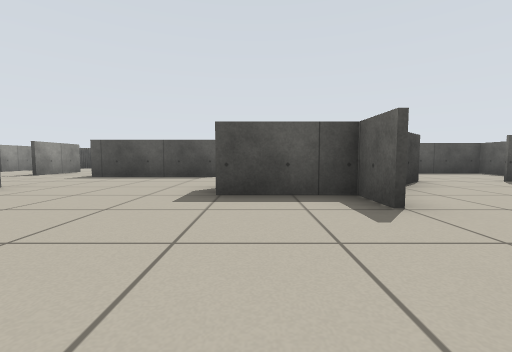
view 1 (above)

17 first-person views from a walk through a world built for the Player/Stage simulator. The camera is 0.51 m above the floor, tilts 4° down and sees 90° across. The lines on the ground mark 1 m squares. The floor is counted in squares, 1 m on a side. Each view is taken from the middle of a square. On the plan, view 1 faces up. The plan holds only what a view shows up to about 9 squares ahead; the rest is blank. The robots in the file are not drawn.

view 2
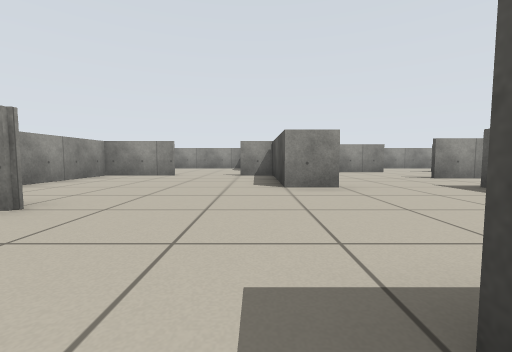

view 3
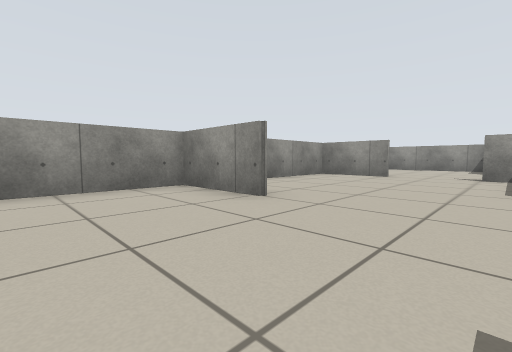

view 4
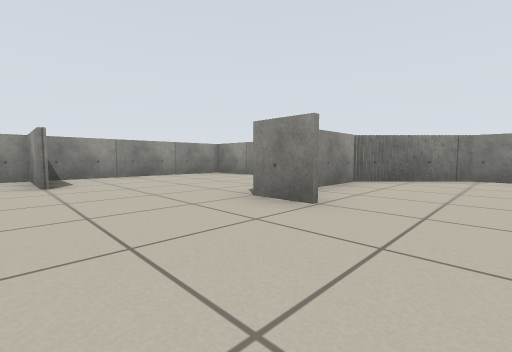

view 5
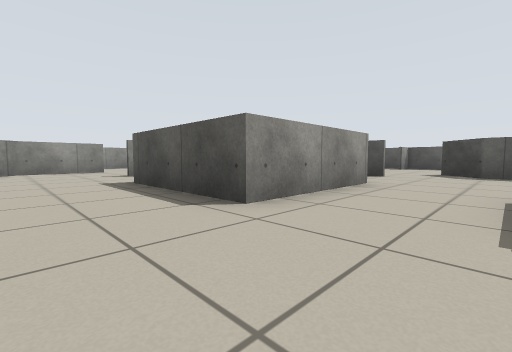

view 6
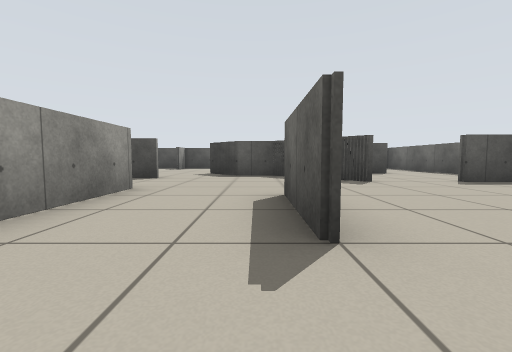

view 7
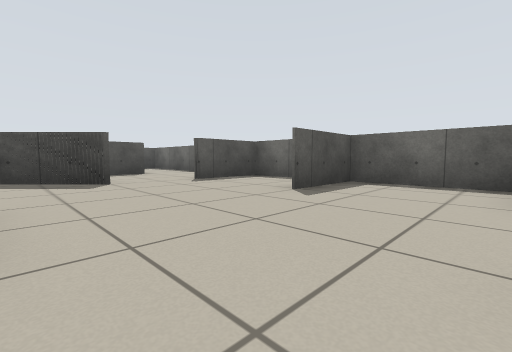

view 8
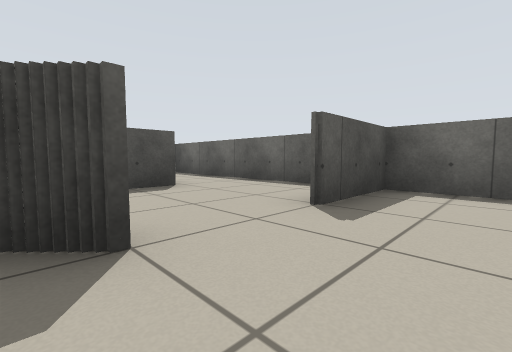

view 9
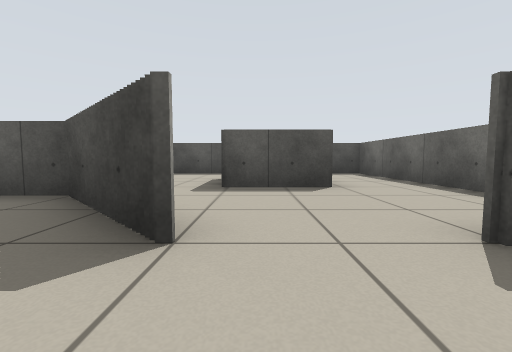

view 10
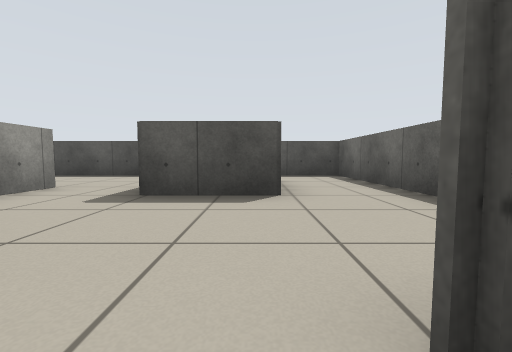

view 11
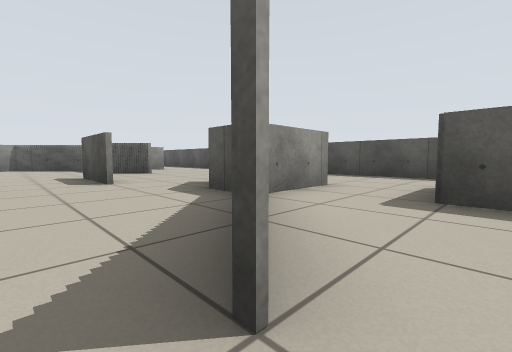

view 12
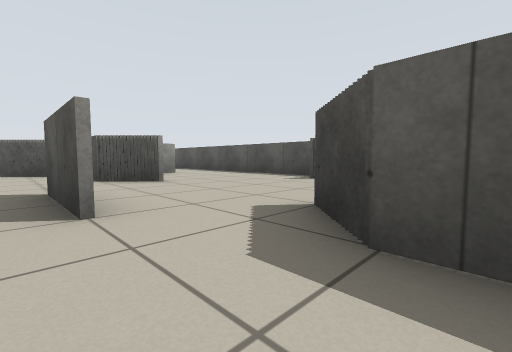

view 13
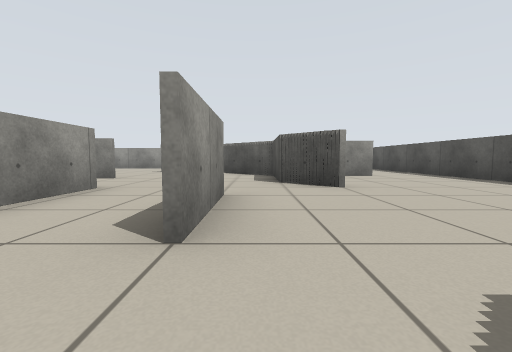

view 14
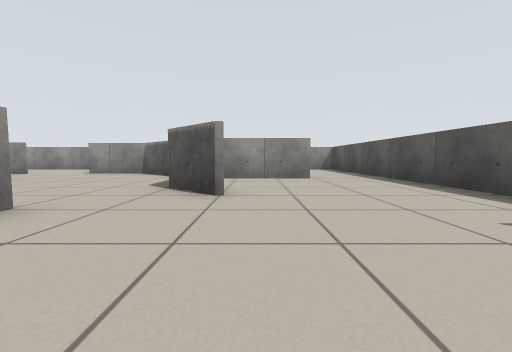

view 15
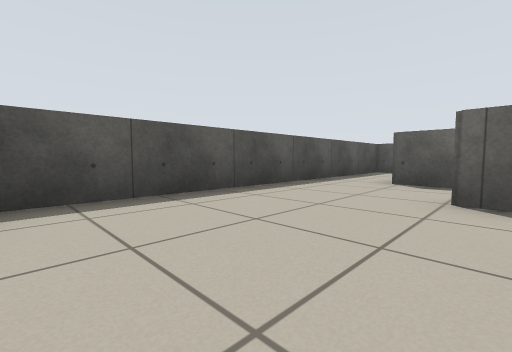

view 16
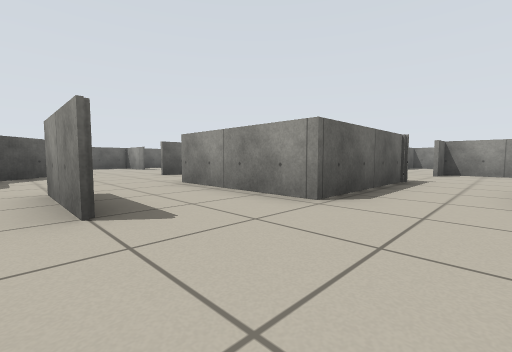

view 17
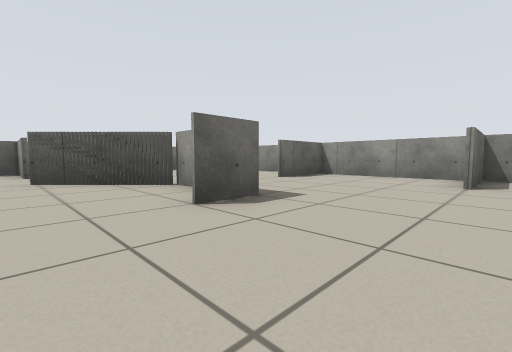

### Floor plan
Ten units are one square. View 1 is at (0, 0); x grows to the right and y downward. Boxes are objects, and circles mark ways between rooms. Rooms are numbered by the first view taken in them; rooms with no view inside come last. Other rooms are left out.
<svg viewBox="-97 -189 177 209">
<path fill="none" stroke="#000" d="M-45 -45 -45 -35 -71 -35M-25 -8 -25 15M9 -36 18 -36M-26 14 -26 -8M14 -25 14 -35 -6 -35 -6 -45M-75 -39 -75 -25M-78 -36 -46 -36M-75 -6 -75 14 14 14 14 -6M-86 -49 -86 -45M27 -46 27 -49M14 -75 14 -96M-64 -95 -64 -75M-11 -103 -11 -69 -43 -69 -43 -103M-92 -76 -92 -49M36 -115 31 -115M74 -99 74 -115 54 -115M74 -128 74 -165M54 -144 34 -144M54 -56 75 -56M74 -52 74 -85 54 -85M27 -49 31 -49M4 -137 -1 -137M14 -149 14 -155M15 -155 15 -138M-24 -126 -15 -126M16 -134 2 -134M-31 -184 -66 -184M34 -156 34 -168M27 -119 27 -125 21 -125M-75 -164 -75 -131M54 -184 -21 -184M-52 -134 -71 -134M-36 -126 -24 -126M-49 -137 -54 -137M-43 -103 -11 -103M-84 -128 -84 -122M-86 -124 -86 -119M-14 -125 -35 -125"/>
<circle cx="15" cy="-65" r="3" fill="#2a7"/>
<circle cx="0" cy="-85" r="3" fill="#2a7"/>
<circle cx="-55" cy="-85" r="3" fill="#2a7"/>
<circle cx="20" cy="-105" r="3" fill="#2a7"/>
<circle cx="25" cy="-150" r="3" fill="#2a7"/>
<circle cx="-25" cy="-110" r="3" fill="#2a7"/>
<circle cx="-35" cy="-130" r="3" fill="#2a7"/>
<text x="-30" y="-30">1</text>
<text x="50" y="-110">2</text>
<text x="-10" y="-150">3</text>
<text x="-50" y="-120">4</text>
</svg>
Room 1 opens to room 2. Room 1 opens to room 3. Room 1 opens to room 4. Room 2 opens to room 3. Room 3 opens to room 4.

Where each view was taken, in squares from view 1:
view 1: 0 up, 0 right, facing up
view 2: 3 up, 0 right, facing left
view 3: 3 up, 0 right, facing down-left
view 4: 6 up, 2 left, facing down-left
view 5: 5 up, 1 right, facing up-left
view 6: 6 up, 1 right, facing up
view 7: 6 up, 2 right, facing up-right
view 8: 10 up, 3 right, facing up-right
view 9: 10 up, 4 right, facing up
view 10: 11 up, 5 right, facing up
view 11: 11 up, 4 right, facing up-left
view 12: 12 up, 1 right, facing up-left
view 13: 13 up, 0 right, facing left
view 14: 15 up, 1 left, facing left
view 15: 15 up, 2 left, facing up-right
view 16: 13 up, 6 left, facing down-right
view 17: 6 up, 3 left, facing down-right
